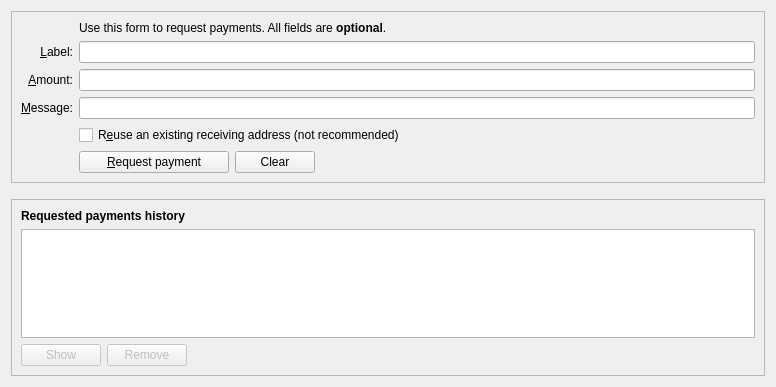
<?xml version="1.0" encoding="UTF-8"?>
<ui version="4.0">
 <class>ReceiveCoinsDialog</class>
 <widget class="QWidget" name="ReceiveCoinsDialog">
  <property name="geometry">
   <rect>
    <x>0</x>
    <y>0</y>
    <width>776</width>
    <height>387</height>
   </rect>
  </property>
  <layout class="QVBoxLayout" name="verticalLayout" stretch="0,0,1">
   <item>
    <widget class="QFrame" name="frame2">
     <property name="sizePolicy">
      <sizepolicy hsizetype="Preferred" vsizetype="Expanding">
       <horstretch>0</horstretch>
       <verstretch>0</verstretch>
      </sizepolicy>
     </property>
     <property name="frameShape">
      <enum>QFrame::StyledPanel</enum>
     </property>
     <property name="frameShadow">
      <enum>QFrame::Sunken</enum>
     </property>
     <layout class="QVBoxLayout" name="verticalLayout_3">
      <item>
       <layout class="QGridLayout" name="gridLayout">
        <item row="7" column="2">
         <widget class="QCheckBox" name="reuseAddress">
          <property name="toolTip">
           <string>Reuse one of the previously used receiving addresses.&lt;br&gt;Reusing addresses has security and privacy issues.&lt;br&gt;Do not use this unless re-generating a payment request made before.</string>
          </property>
          <property name="text">
           <string>R&amp;euse an existing receiving address (not recommended)</string>
          </property>
         </widget>
        </item>
        <item row="7" column="0">
         <widget class="QLabel" name="label_4">
          <property name="text">
           <string/>
          </property>
         </widget>
        </item>
        <item row="6" column="0">
         <widget class="QLabel" name="label_3">
          <property name="toolTip">
           <string>An optional message to attach to the payment request, which will be displayed when the request is opened. Note: The message will not be sent with the payment over the Anokas network.</string>
          </property>
          <property name="text">
           <string>&amp;Message:</string>
          </property>
          <property name="alignment">
           <set>Qt::AlignRight|Qt::AlignTrailing|Qt::AlignVCenter</set>
          </property>
          <property name="buddy">
           <cstring>reqMessage</cstring>
          </property>
         </widget>
        </item>
        <item row="4" column="2">
         <widget class="QLineEdit" name="reqLabel">
          <property name="toolTip">
           <string>An optional label to associate with the new receiving address.</string>
          </property>
         </widget>
        </item>
        <item row="6" column="2">
         <widget class="QLineEdit" name="reqMessage">
          <property name="toolTip">
           <string>An optional message to attach to the payment request, which will be displayed when the request is opened.&lt;br&gt;Note: The message will not be sent with the payment over the Anokas network.</string>
          </property>
         </widget>
        </item>
        <item row="2" column="2">
         <widget class="QLabel" name="label_5">
          <property name="text">
           <string>Use this form to request payments. All fields are &lt;b&gt;optional&lt;/b&gt;.</string>
          </property>
         </widget>
        </item>
        <item row="4" column="0">
         <widget class="QLabel" name="label_2">
          <property name="toolTip">
           <string>An optional label to associate with the new receiving address.</string>
          </property>
          <property name="text">
           <string>&amp;Label:</string>
          </property>
          <property name="alignment">
           <set>Qt::AlignRight|Qt::AlignTrailing|Qt::AlignVCenter</set>
          </property>
          <property name="buddy">
           <cstring>reqLabel</cstring>
          </property>
         </widget>
        </item>
        <item row="5" column="0">
         <widget class="QLabel" name="label">
          <property name="toolTip">
           <string>An optional amount to request. Leave this empty or zero to not request a specific amount.</string>
          </property>
          <property name="text">
           <string>&amp;Amount:</string>
          </property>
          <property name="alignment">
           <set>Qt::AlignRight|Qt::AlignTrailing|Qt::AlignVCenter</set>
          </property>
          <property name="buddy">
           <cstring>reqAmount</cstring>
          </property>
         </widget>
        </item>
        <item row="5" column="2">
         <widget class="BitcoinAmountField" name="reqAmount">
          <property name="minimumSize">
           <size>
            <width>80</width>
            <height>0</height>
           </size>
          </property>
          <property name="toolTip">
           <string>An optional amount to request. Leave this empty or zero to not request a specific amount.</string>
          </property>
         </widget>
        </item>
        <item row="8" column="2">
         <layout class="QHBoxLayout" name="horizontalLayout">
          <item>
           <widget class="QPushButton" name="receiveButton">
            <property name="minimumSize">
             <size>
              <width>150</width>
              <height>0</height>
             </size>
            </property>
            <property name="text">
             <string>&amp;Request payment</string>
            </property>
           </widget>
          </item>
          <item>
           <widget class="QPushButton" name="clearButton">
            <property name="sizePolicy">
             <sizepolicy hsizetype="Minimum" vsizetype="Fixed">
              <horstretch>0</horstretch>
              <verstretch>0</verstretch>
             </sizepolicy>
            </property>
            <property name="toolTip">
             <string>Clear all fields of the form.</string>
            </property>
            <property name="text">
             <string>Clear</string>
            </property>
            <property name="autoDefault">
             <bool>false</bool>
            </property>
           </widget>
          </item>
          <item>
           <spacer name="horizontalSpacer">
            <property name="orientation">
             <enum>Qt::Horizontal</enum>
            </property>
            <property name="sizeHint" stdset="0">
             <size>
              <width>40</width>
              <height>20</height>
             </size>
            </property>
           </spacer>
          </item>
         </layout>
        </item>
        <item row="8" column="0">
         <widget class="QLabel" name="label_7">
          <property name="text">
           <string/>
          </property>
         </widget>
        </item>
       </layout>
      </item>
     </layout>
    </widget>
   </item>
   <item>
    <spacer name="verticalSpacer_2">
     <property name="orientation">
      <enum>Qt::Vertical</enum>
     </property>
     <property name="sizeHint" stdset="0">
      <size>
       <width>20</width>
       <height>10</height>
      </size>
     </property>
    </spacer>
   </item>
   <item>
    <widget class="QFrame" name="frame">
     <property name="sizePolicy">
      <sizepolicy hsizetype="Preferred" vsizetype="Expanding">
       <horstretch>0</horstretch>
       <verstretch>0</verstretch>
      </sizepolicy>
     </property>
     <property name="frameShape">
      <enum>QFrame::StyledPanel</enum>
     </property>
     <property name="frameShadow">
      <enum>QFrame::Raised</enum>
     </property>
     <layout class="QVBoxLayout" name="verticalLayout_2">
      <item>
       <widget class="QLabel" name="label_6">
        <property name="font">
         <font>
          <weight>75</weight>
          <bold>true</bold>
         </font>
        </property>
        <property name="text">
         <string>Requested payments history</string>
        </property>
       </widget>
      </item>
      <item>
       <widget class="QTableView" name="recentRequestsView">
        <property name="contextMenuPolicy">
         <enum>Qt::CustomContextMenu</enum>
        </property>
        <property name="tabKeyNavigation">
         <bool>false</bool>
        </property>
        <property name="sortingEnabled">
         <bool>true</bool>
        </property>
       </widget>
      </item>
      <item>
       <layout class="QHBoxLayout" name="horizontalLayout_2">
        <item>
         <widget class="QPushButton" name="showRequestButton">
          <property name="enabled">
           <bool>false</bool>
          </property>
          <property name="toolTip">
           <string>Show the selected request (does the same as double clicking an entry)</string>
          </property>
          <property name="text">
           <string>Show</string>
          </property>
          <property name="autoDefault">
           <bool>false</bool>
          </property>
         </widget>
        </item>
        <item>
         <widget class="QPushButton" name="removeRequestButton">
          <property name="enabled">
           <bool>false</bool>
          </property>
          <property name="toolTip">
           <string>Remove the selected entries from the list</string>
          </property>
          <property name="text">
           <string>Remove</string>
          </property>
          <property name="autoDefault">
           <bool>false</bool>
          </property>
         </widget>
        </item>
        <item>
         <spacer name="horizontalSpacer_2">
          <property name="orientation">
           <enum>Qt::Horizontal</enum>
          </property>
          <property name="sizeHint" stdset="0">
           <size>
            <width>40</width>
            <height>20</height>
           </size>
          </property>
         </spacer>
        </item>
       </layout>
      </item>
     </layout>
    </widget>
   </item>
  </layout>
 </widget>
 <customwidgets>
  <customwidget>
   <class>BitcoinAmountField</class>
   <extends>QLineEdit</extends>
   <header>bitcoinamountfield.h</header>
   <container>1</container>
  </customwidget>
 </customwidgets>
 <tabstops>
  <tabstop>reqLabel</tabstop>
  <tabstop>reqAmount</tabstop>
  <tabstop>reqMessage</tabstop>
  <tabstop>reuseAddress</tabstop>
  <tabstop>receiveButton</tabstop>
  <tabstop>clearButton</tabstop>
  <tabstop>recentRequestsView</tabstop>
  <tabstop>showRequestButton</tabstop>
  <tabstop>removeRequestButton</tabstop>
 </tabstops>
 <resources>
  <include location="../anokas.qrc"/>
 </resources>
 <connections/>
</ui>
